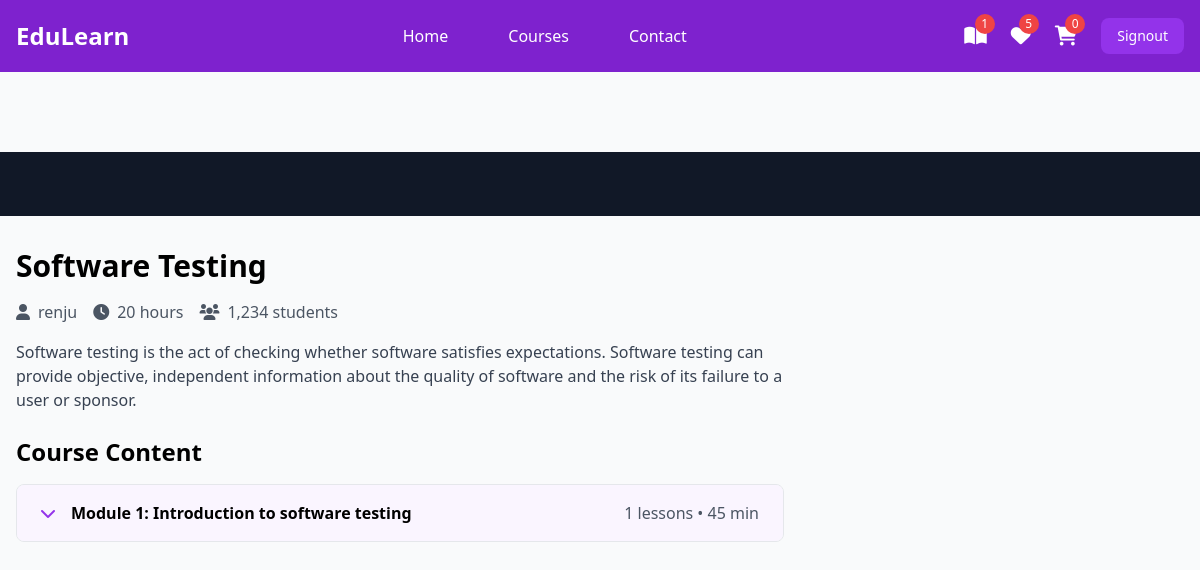
The app's page /student/courses/9/watch (signed in) with its own data.
### instructor/models.py (models this page shows, shortened)
class User(AbstractUser):
    ROLE_CHOICES =(
        ("instructor","Instructor"),
        ("student","Student")
    )
    role=models.CharField(max_length=20,choices=ROLE_CHOICES,default="student")

class Course(models.Model):
    title=models.CharField(max_length=200)
    description=models.TextField()
    price=models.DecimalField(decimal_places=2,max_digits=7)
    owner=models.ForeignKey(User,on_delete=models.SET_NULL,related_name="courses",null=True)
    is_free=models.BooleanField(default=False)
    picture=models.ImageField(upload_to="courseimages",null=True,blank=True,default="courseimages/default.png")
    thumbnail=EmbedVideoField()
    category_objects=models.ManyToManyField(Category)
    created_at=models.DateTimeField(auto_now_add=True)
    updated_at=models.DateTimeField(auto_now=True)

class Module(models.Model):
    title=models.CharField(max_length=200)
    course_object=models.ForeignKey(Course,on_delete=models.CASCADE,related_name="modules")
    order=models.PositiveIntegerField()

### student/views.py (the view)
# urls.py: path("courses/<int:pk>/watch",views.LessonDetailView.as_view(),name="lesson-detail"),
@method_decorator(signin_required,name="dispatch")
class LessonDetailView(View):
    def get(self,request,*args,**kwargs):
        course_id=kwargs.get("pk")
        course_instance=Course.objects.get(id=course_id)
        purchased_instance=request.user.purchase.filter(is_paid=True).values_list("course_objects",flat=True)
        if course_instance.id not in purchased_instance:
            return redirect("index")
        module_id=request.GET.get("module") if "module" in request.GET else course_instance.modules.all().first().id
        module_instance=Module.objects.get(id=module_id,course_object=course_instance)
        lesson_id=request.GET.get("lesson") if "lesson" in request.GET else module_instance.lessons.all().first().id
        lesson_instance=Lesson.objects.get(id=lesson_id,module_object=module_instance)
        return render(request,"lesson_detail.html",{"course":course_instance,"lesson":lesson_instance})

### student/context_processors.py (called while the page is built)
def course_context(request):
    count=0
    if request.user.is_authenticated:
        orders=request.user.purchase.filter(is_paid=True)
        count=len([c for o in orders for c in o.course_objects.all()])
    return{"count":count}

### student/decorator.py (called while the page is built)
def signin_required(fn):
    def wrapper(request,*args,**kwargs):
        if not request.user.is_authenticated:
            messages.error(request,"invalid session")
            return redirect("signin")
        else:
            return fn(request,*args,**kwargs)
    return wrapper

### student/templates/lesson_detail.html (shortened to what this page needs)
{%extends 'base.html'%}
{% load embed_video_tags %}
{%block main_block%}
    <div class="pt-20">
        <div class="bg-gray-900 w-full">
            <div class="max-w-screen-xl mx-auto px-4 py-8">
            </div>
        </div>
        <div class="max-w-screen-xl mx-auto px-4 py-8 grid grid-cols-1 lg:grid-cols-3 gap-8">
            <div class="lg:col-span-2">
                <h1 class="text-3xl font-bold mb-4">{{course.title}}</h1>
                <div class="flex items-center mb-4 text-gray-600">
                    <span class="mr-4"><i class="fas fa-user mr-2"></i>{{course.owner}}</span>
                    <span class="mr-4"><i class="fas fa-clock mr-2"></i>20 hours</span>
                    <span><i class="fas fa-users mr-2"></i>1,234 students</span>
                </div>
                <p class="text-gray-700 mb-6">{{course.description}}</p>
                <div class="space-y-4">
                    <h2 class="text-2xl font-bold mb-4">Course Content</h2>
                   {%for module in course.modules.all%}
                   <div class="border rounded-lg overflow-hidden">
                    <button class="w-full px-6 py-4 bg-purple-50 hover:bg-purple-100 flex items-center justify-between" onclick="toggleModule('module{{forloop.counter}}')">
                        <div class="flex items-center">
                            <i class="fas fa-chevron-down mr-4 text-purple-600"></i>
                            <span class="font-semibold">Module {{forloop.counter}}: {{module.title}}</span>
                        </div>
                        <span class="text-gray-600">{{module.lessons.all.count}} lessons • 45 min</span>
                    </button>
                </div>
                   {%endfor%}
                </div>
            </div>
        </div>
    </div>
{%endblock%}

### student/templates/base.html (shortened to what this page needs)
<!DOCTYPE html>
<html lang="en">
<head>
    <script src="https://cdn.tailwindcss.com"></script>
    <link href="https://cdnjs.cloudflare.com/ajax/libs/font-awesome/6.0.0/css/all.min.css" rel="stylesheet">
</head>
<body class="bg-gray-50">
    <nav class="bg-purple-700 fixed w-full z-20 top-0 left-0 sticky">
        <div class="max-w-screen-xl flex flex-wrap items-center justify-between mx-auto p-4">
            <a href="#" class="flex items-center">
                <span class="self-center text-2xl font-semibold text-white">EduLearn</span>
            </a>
            <div class="items-center justify-between hidden w-full md:flex md:w-auto md:order-1">
                <ul class="flex flex-col p-4 md:p-0 mt-4 font-medium md:flex-row md:space-x-8 md:mt-0">
                    <li><a href="{%url 'index'%}" class="block py-2 pl-3 pr-4 text-white hover:text-purple-200">Home</a></li>
                    <li><a href="{%url 'mycourses'%}" class="block py-2 pl-3 pr-4 text-white hover:text-purple-200">Courses</a></li>
                    <li><a href="{%url 'contact'%}" class="block py-2 pl-3 pr-4 text-white hover:text-purple-200">Contact</a></li>
                </ul>
            </div>
            <div class="flex items-center space-x-6 md:order-2">
                <div class="relative group">
                    <a href="{%url 'mycourses'%}" class="text-white hover:text-purple-200">
                        <i class="fas fa-book-open text-xl"></i>
                        <span class="absolute -top-2 -right-2 bg-red-500 text-white text-xs rounded-full h-5 w-5 flex items-center justify-center">{{count}}</span>
                    </a>
                </div>
                <div class="relative group">
                    <a href="#" class="text-white hover:text-purple-200">
                        <i class="fas fa-heart text-xl"></i>
                        <span class="absolute -top-2 -right-2 bg-red-500 text-white text-xs rounded-full h-5 w-5 flex items-center justify-center">5</span>
                    </a>
                </div>
                <div class="relative group">
                    <a href="{%url 'cart-summary'%}" class="text-white hover:text-purple-200">
                        <i class="fas fa-shopping-cart text-xl"></i>
                        <span class="absolute -top-2 -right-2 bg-red-500 text-white text-xs rounded-full h-5 w-5 flex items-center justify-center">{{request.user.basket.all.count}}</span>
                    </a>
                </div>
                  <a href="{%url 'signout'%}">
                    <button class="text-white bg-purple-600 hover:bg-purple-800 focus:ring-4 focus:outline-none focus:ring-purple-300 font-medium rounded-lg text-sm px-4 py-2 text-center">Signout</button>
                  </a>
                </div>
        </div>
    </nav>
    <div class="sticky top-10">
        {%block main_block%}
        {%endblock%}
    </div>
</body>
</html>

### records on screen
User: user.basket.all.count "0"
Course: title "Software Testing", owner "renju", description "Software testing is the act of checking whether software satisfies expectations. Software testing can provide objective, independent information about the quality of software and the risk of its failure to a user or sponsor."
Module: title "Introduction to software testing", lessons.all.count "1"

### other values on screen
{{ count }} "1"
